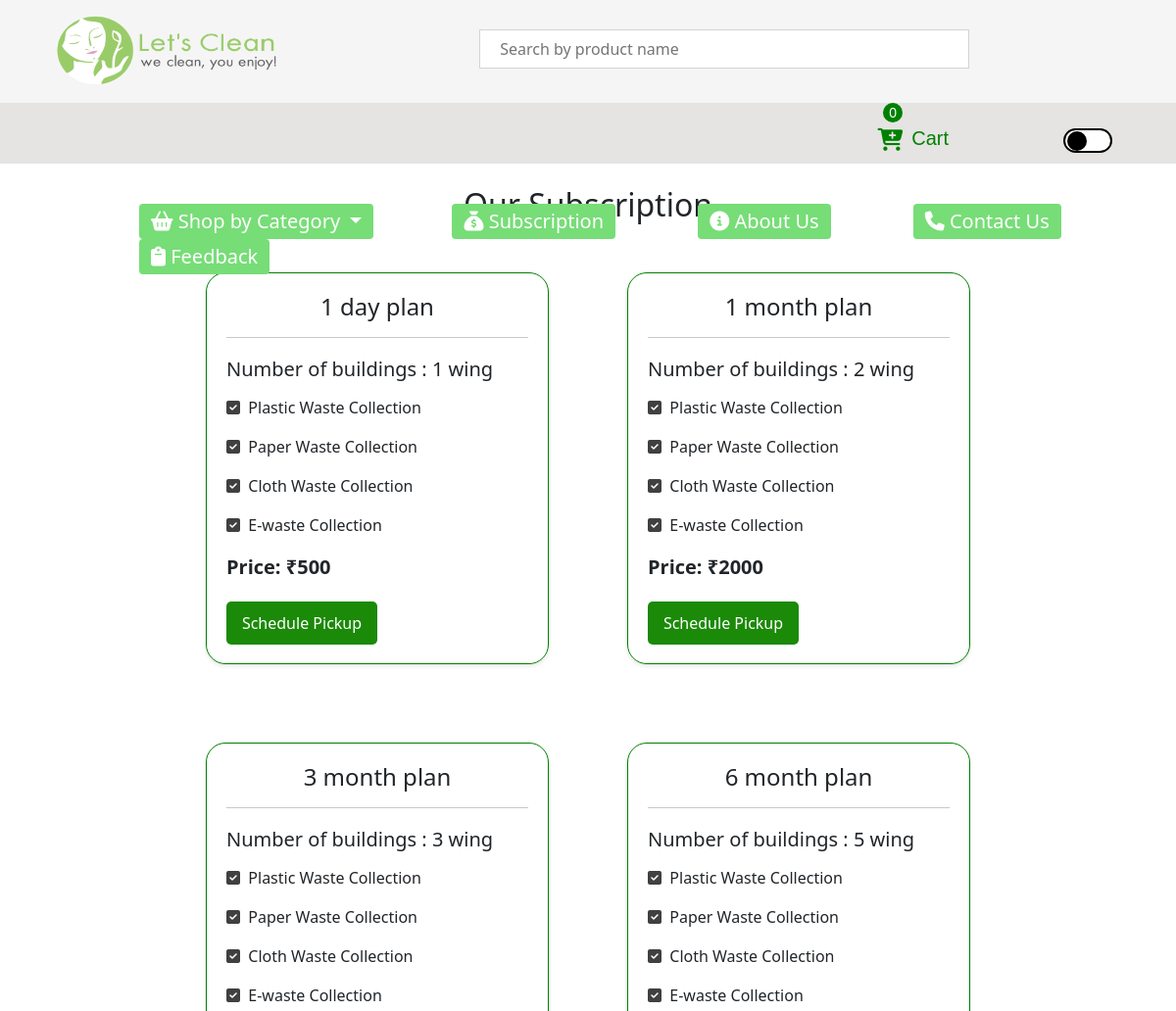
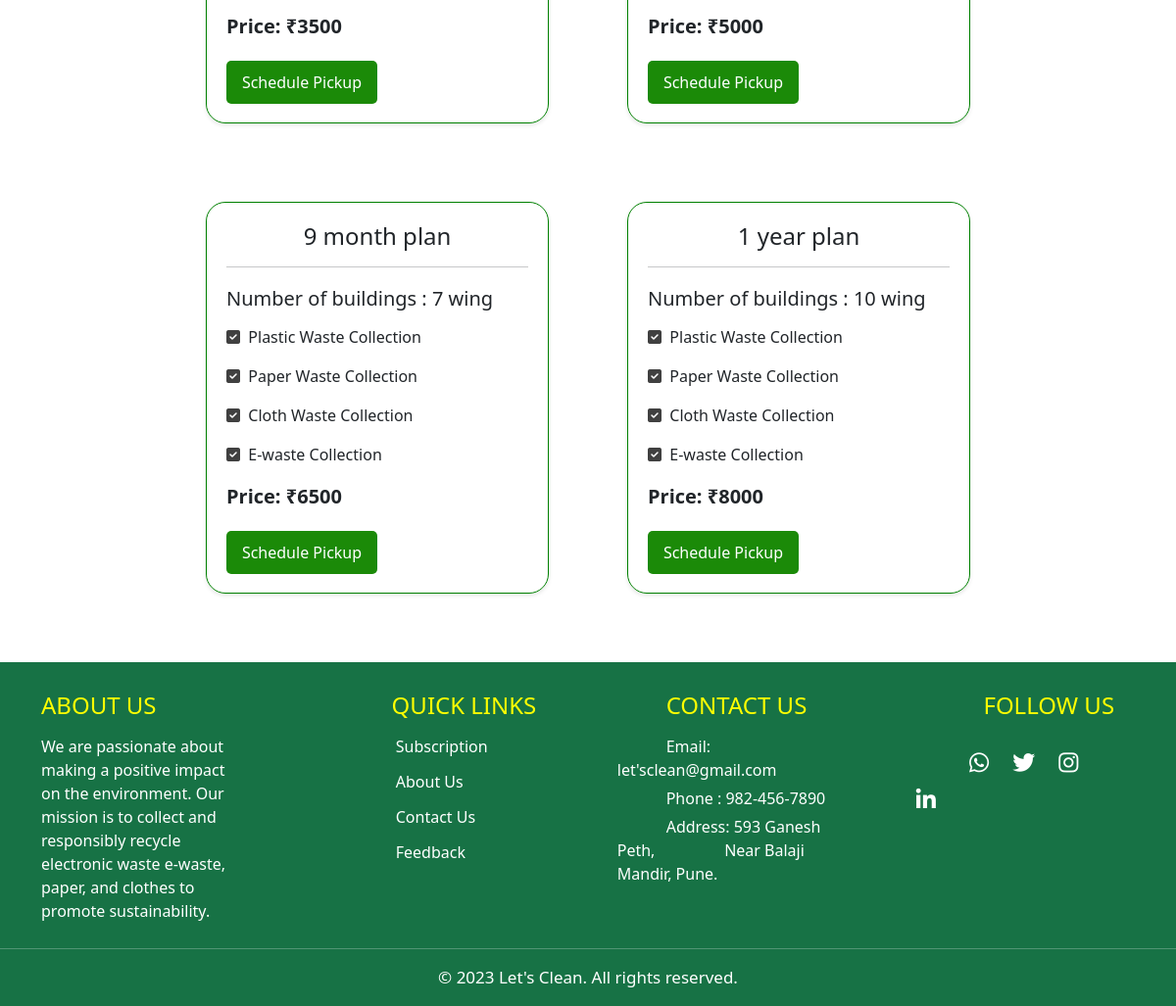
The page /templates/subscription.php on the database its author committed (2 pictures, top to bottom).
### tables this page shows
CREATE TABLE `subscription` (
  `id` int(5) NOT NULL,
  `plan` varchar(30) NOT NULL,
  `wing` int(3) NOT NULL,
  `sprice` int(10) NOT NULL
);

### templates/subscription.php (the view, shortened to what this page needs)
<?php
require_once 'connection1.php';
$sql="SELECT * FROM subscription";
$all_sub=$con->query($sql);
?>
<!DOCTYPE html>
<html lang="en">
<head>
    <link rel="stylesheet" href="../static/subscription.css">
    <link href="https://cdn.jsdelivr.net/npm/bootstrap@5.3.0/dist/css/bootstrap.min.css" rel="stylesheet">
     <link rel="stylesheet" href="https://cdnjs.cloudflare.com/ajax/libs/font-awesome/6.2.1/css/all.min.css">
</head>
<body>
  <div class="mynavbar">
    <nav>
        <a href="../templates/home.php" class="alink1"><img class="logo" src="../static/images/22baf73169f8401fb664a518b53c35aa-Lets Clean - Logo-01.png"></a>
        <input type="text" placeholder="Search by product name" id="find" onkeyup="search()" class="inp_text1">
        <ul>
        <a href="../templates/cart.php"><li class="myli"><i class="fa-solid fa-cart-plus icon" style="position: relative;top:5px;font-size: 23px;color:green;" ></i>
          <span class="span1" id="badge" style="  position: relative; width:10px;height:50px;top:-26px;right:27%;background: green;color: white; border-radius: 50%;padding:2px 6px;font-size: 14px;">0</span>
          <span class="span2" style="position: relative;font-size: 20px;right:22px;top:2px;">Cart</li></a>
          <div class="toggle"></div>
        </ul>
    </nav>
    <header>
      <ul>
          <li class="nav-item dropdown">
            <a class="nav-link dropdown-toggle" href="#" role="button" data-bs-toggle="dropdown" aria-expanded="false" id="active"><i class="fa-solid fa-basket-shopping"></i>
              Shop by Category
            </a>
            <a href="../templates/subscription.php" class="alink"><li class="active"><i class="fa-solid fa-sack-dollar"></i> Subscription </li> </a>
            <a href="../templates/about.php" class="alink"><li class="active1" id="about_us"><i class="fa-solid fa-circle-info"></i> About Us</li></a>
          <a href="../templates/contact.php" class="alink"><li class="active"><i class="fa-solid fa-phone"></i> Contact Us</li></a>
          <a href="../templates/feedback.php" class="alink"><li class="active"><i class="fa-solid fa-clipboard"></i> Feedback</li> </a>
      </ul>
  </header>
    </div>
    <h2 class="subhead">Our Subscription</h2>
    <div class="subscription-container">
    <?php
     while($row = mysqli_fetch_assoc($all_sub)){
  ?>
  <div class="subscription-card">
        <h2 class="head"><?php echo $row['plan'];?></h2>
        <hr>
          <h2 class="head1"> Number of buildings : <?php echo $row['wing'];?> wing</h2>
          <p> <i class="fa-solid fa-square-check icon"></i>&nbsp;&nbsp;Plastic Waste Collection</p>
          <p><i class="fa-solid fa-square-check icon"></i>&nbsp;&nbsp;Paper Waste Collection</p>
          <p><i class="fa-solid fa-square-check icon"></i>&nbsp;&nbsp;Cloth Waste Collection</p>
          <p><i class="fa-solid fa-square-check icon"></i>&nbsp;&nbsp;E-waste Collection</p>
        <p><strong>Price: &#8377;<?php echo $row['sprice'];?> </strong></p>
       <a href="subscription_form.php?id=<?php echo $row['id'];?>" style="text-decoration:none;"><button type="submit">Schedule Pickup</button></a>
      </div>
      <?php
  }
  ?>
  </div>
    <div>
        <footer>
            <div class="container">
              <div class="footer-content">
               <div class="footer-column1">
                 <h4 style="text-transform: uppercase; color:yellow">About Us</h4>
                 <p style="margin-top: 15px;">We are passionate about making a positive impact on the environment. Our mission is to collect and responsibly recycle electronic waste e-waste, paper, and clothes to promote sustainability. </p>
               </div>
               <div class="footer-column">
                 <h4 style="text-transform: uppercase; color:yellow" class="quick_li">&nbsp;&nbsp; &nbsp; &nbsp;&nbsp; &nbsp;&nbsp; &nbsp;Quick links</h4>
                 <ul style="margin-top: 15px;">
                  <a href="../templates/subscription.php" class="quick"><li class="quick_li1"> &nbsp;&nbsp; &nbsp; &nbsp;&nbsp; &nbsp;&nbsp; &nbsp; &nbsp; &nbsp; &nbsp;&nbsp;Subscription</li></a>
                  <a href="../templates/about.php" class="quick"><li class="quick_li2"> &nbsp;&nbsp; &nbsp; &nbsp;&nbsp; &nbsp;&nbsp; &nbsp; &nbsp; &nbsp; &nbsp;&nbsp;About Us</li></a>
                  <a href="../templates/contact.php" class="quick"><li class="quick_li3"> &nbsp;&nbsp; &nbsp; &nbsp;&nbsp; &nbsp;&nbsp; &nbsp; &nbsp; &nbsp; &nbsp;&nbsp;Contact Us</li></a>
                  <a href="../templates/feedback.php" class="quick"><li class="quick_li4"> &nbsp;&nbsp; &nbsp; &nbsp;&nbsp; &nbsp;&nbsp; &nbsp; &nbsp; &nbsp; &nbsp;&nbsp;Feedback</li></a>
                 </ul>
               </div>
                <div class="footer-column">
                  <h4 style="text-transform: uppercase;color:yellow" class="contact">&nbsp;&nbsp; &nbsp; &nbsp;&nbsp;&nbsp;Contact Us</h4>
                  <p style="margin-top: 15px;" class="contact_p1">&nbsp;&nbsp; &nbsp;&nbsp;&nbsp; &nbsp; &nbsp; &nbsp;Email: <span class="con_span1">let'sclean@gmail.com</span></p>
                  <p class="contact_p2">&nbsp;&nbsp; &nbsp;&nbsp;&nbsp;&nbsp; &nbsp; &nbsp; Phone : 982-456-7890</p>
                  <p class="contact_p3">&nbsp;&nbsp; &nbsp;&nbsp; &nbsp; &nbsp; &nbsp; Address: 593 Ganesh <span class="con_span2"> Peth, </span> &nbsp; &nbsp; &nbsp; &nbsp; &nbsp; &nbsp; &nbsp; &nbsp; <span class="con_span3">Near Balaji </span> <span class="con_span4">Mandir, Pune.</span></p>
                </div>
                <div class="footer-column">
                  <h4 style="text-transform: uppercase;color:yellow" class="follow">&nbsp;&nbsp;&nbsp; &nbsp; &nbsp; &nbsp;&nbsp;&nbsp;Follow Us</h4>
                  <ul class="social-icons">
                   &nbsp; &nbsp; &nbsp; &nbsp; &nbsp; &nbsp; &nbsp;<li><a href="https://www.whatsapp.com/" class="fab fa-whatsapp"></a></li>
                    <li><a href="https://twitter.com/" class="fab fa-twitter"></a></li>
                    <li><a href="https://www.instagram.com/" class="fab fa-instagram"></a></li>
                    <li><a href="https://www.linkedin.com/feed/" class="fab fa-linkedin-in"></a></li>
                  </ul>
                </div>
              </div>
            </div>
            <div class="footer-bottom">
             <hr size="2" color="#fff">
              <p style="color: #fff;">&copy; 2023 Let's Clean. All rights reserved.</p>
            </div>
          </footer>
    </div>
</body>
</html>

### static/subscription.css (style rules this page uses)
body { background-color:#fff; color:#1e272e; padding: 0; margin: 0; text-decoration: none; list-style: none; box-sizing: border-box; }
.mynavbar { top:0; position: fixed; width: 100%; z-index: 9999; }
nav { background:whitesmoke ; height:105px; width: 100%; }
.logo { height:75px; width:230px; margin-left: 55px; }
nav ul { float:right; margin-right:180px; }
nav ul li { display: inline-block; line-height: 100px; margin:0 30px; font-family:Arial, Helvetica, sans-serif; font-size:20px; color:green; }
nav ul .myli { position: relative; }
nav ul .myli:after { content: ''; height: 2px; width:100%; background:#2e8b57; position: absolute; left:0; bottom:30px; opacity: 0; pointer-events: none; transition: 0.7s; }
input[type="text"].inp_text1 { height: 40px; width:500px; outline: none; margin-top: 30px; margin-left:200px; padding-left:20px; border:0.1px solid lightgray; }
header { background:#e5e4e2; height: 62px; position: static; }
header ul { float: left; margin-left: 140px; }
header ul li { display:inline-block; color: white; line-height: 25px; margin: 0 40px; font-size: 20px; color:white; }
#active { background:#77dd77; transition: .5s; padding: 6px 12px; border-radius: 4px; }
.active { background:#77dd77; transition: .5s; padding: 6px 12px; border-radius: 4px; text-decoration: none; }
.active1 { background:#77dd77; transition: .5s; padding: 6px 12px; border-radius: 4px; text-decoration: none; }
.alink { color:white; text-decoration: none; }
footer { background: #177245; color: #fff; padding: 30px 0; margin-top: 30px; }
footer span { color:#fff; }
.container { max-width: 1200px; margin: 0 auto; padding: 0 20px; }
.footer-content { display: flex; flex-wrap: wrap; justify-content: space-between; }
.footer-column { flex-basis: 20%; margin-bottom: 20px; margin-bottom: -40px; }
.footer-column1 { flex-basis: 18%; margin-bottom: 20px; margin-bottom: -40px; }
.footer-column p { margin-bottom: 5px; }
.social-icons { margin-top: 20px; }
.social-icons li { display: inline-block; margin-right: 20px; }
.social-icons a { color: #fff; font-size: 23px; transition: color 0.3s ease; text-decoration: none; }
.footer-bottom { text-align: center; margin-top: 50px; margin-bottom: -30px; }
.footer-bottom p { color: #ccc; font-size: 17px; }
.quick { color:white; text-decoration: none; list-style-type: none; }
footer ul { padding:0; }
footer ul li { margin-top: 12px; }
.toggle { background-color: white; width: 50px; height: 25px; border-radius: 200px; cursor: pointer; position: relative; top:-60px; left:220px; margin-bottom: -24px; border : 2px solid black; transition: 0s; }
.toggle::before { position: absolute; content: ''; background-color: #000; width: 20px; height: 20px; border-radius: 200px; margin-top:1px; margin-left:1.7px; transition: translateY(-50%); transition: all 0s ease-in-out; }
.subscription-container { display: flex; flex-wrap: wrap; justify-content: center; margin-top:10px; }
.subscription-card { width: 350px; height:400px; margin: 40px; padding: 20px; border: 1px solid green; border-radius: 20px; box-shadow: 0 2px 4px rgba(0, 0, 0, 0.1); }
.subscription-card .head { text-align: center; font-size: 24px; margin-bottom: 10px; }
.subscription-card .head1 { font-size: 20px; margin-top: 20px; }
.subscription-card p { margin-top: 15px; }
.subscription-card button { display: block; width: 50%; background: #1b8a08; color: rgba(255, 255, 255, 1); border: none; border-radius: 5px; padding: 10px; cursor: pointer; font-size: 16px; margin-top:20px; }
.subscription-card strong { font-size: 20px; margin-bottom: 20px; }
.icon { color:rgba(0, 0, 0, 0.750); }
.subhead { text-align: center; margin-top:190px; }
@media only screen and(min-width:1025px),(max-width:1440px) { header ul li { line-height:24px; } }
@media only screen and(min-width:1025px),(max-width:1440px) { header ul { float: left; margin-left: 70px; } }

### rows shown on the page
subscription: plan "1 day plan", wing "1", sprice "500"
subscription: plan "1 month plan", wing "2", sprice "2000"
subscription: plan "3 month plan", wing "3", sprice "3500"
subscription: plan "6 month plan", wing "5", sprice "5000"
subscription: plan "9 month plan", wing "7", sprice "6500"
subscription: plan "1 year plan", wing "10", sprice "8000"
